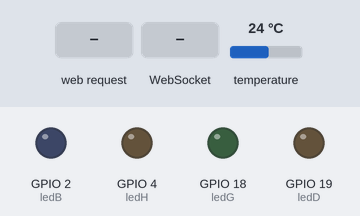
The program below on a simulated ESP32. Parts: output pins drawn as LEDs (lit = HIGH). The inputs (shaded band) are chosen by the test bench; at power-on: temperature 24 °C. WiFi joins after 1.5 s; servers stay silent unless stated; storage starts empty; what the program prints to the serial monitor is not drawn.

Above: at 2.7 s.
2.8 s: HTTP request GET /haut received
At 4.0 s:
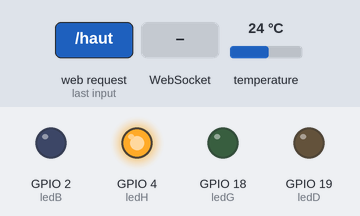
4.3 s: WebSocket text "ON" received
At 5.4 s:
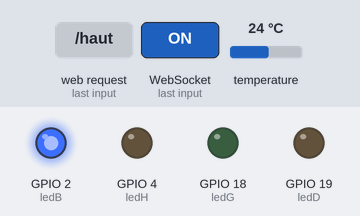
5.8 s: HTTP request GET /droite received
At 6.5 s:
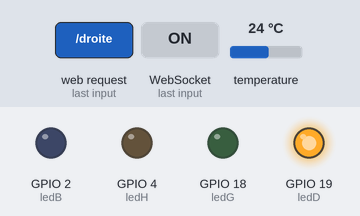
7.3 s: HTTP request GET /gauche received
At 7.7 s:
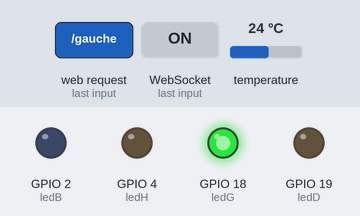
8.8 s: WebSocket text "OFF" received
At 10.0 s:
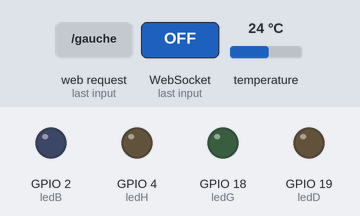
Timing chart, 0 to 11.3 s (numbered marks = the images above; inputs shaded):
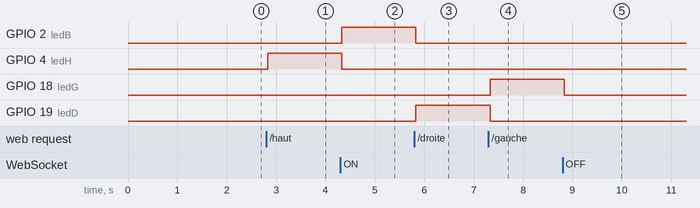

The program:

main.cpp
```cpp
#include <Arduino.h>
#include <ESPAsyncWebServer.h>
#include <SPIFFS.h>
#include <ArduinoJson.h>
#include <OneWire.h>
#include <DallasTemperature.h>

// Wi-Fi credentials
const char *ssid = "BTS_CIEL";
const char *password = "ERIR1234";

// LED GPIOs
const int ledH = 4;
const int ledB = 2;
const int ledG = 18;
const int ledD = 19;
String ledState;

// DS18B20 temperature sensor on GPIO 34
const int oneWireBus = 14;
OneWire oneWire(oneWireBus);
DallasTemperature sensors(&oneWire);

// Web server and WebSocket
AsyncWebServer server(80);
AsyncWebSocket ws("/ws");

// Variables for storing temperature data
String temperatureC;
String temperatureF;

// Function to notify all WebSocket clients with temperature data
void notifyClients(String data) {
    ws.textAll(data);
}

// Handle incoming WebSocket messages
void handleWebSocketMessage(void *arg, uint8_t *data, size_t len) {
    AwsFrameInfo *info = (AwsFrameInfo *)arg;
    if (info->final && info->index == 0 && info->len == len && info->opcode == WS_TEXT) {
        data[len] = 0;
        String message = (char *)data;

        if (message == "ON") {
            digitalWrite(ledB, HIGH);
            digitalWrite(ledH, LOW);
            digitalWrite(ledG, LOW);
            digitalWrite(ledD, LOW);
        } else if (message == "OFF") {
            digitalWrite(ledB, LOW);
            digitalWrite(ledH, LOW);
            digitalWrite(ledG, LOW);
            digitalWrite(ledD, LOW);
        }
    }
}

// WebSocket event handler
void onEvent(AsyncWebSocket *server, AsyncWebSocketClient *client, AwsEventType type, void *arg, uint8_t *data, size_t len) {
    switch (type) {
        case WS_EVT_CONNECT:
            Serial.printf("Client WebSocket #%u connected from: %s\n", client->id(), client->remoteIP().toString().c_str());
            break;
        case WS_EVT_DISCONNECT:
            Serial.printf("Client WebSocket #%u disconnected\n", client->id());
            break;
        case WS_EVT_DATA:
            handleWebSocketMessage(arg, data, len);
            break;
        default:
            break;
    }
}

void initWebSocket() {
    ws.onEvent(onEvent);
    server.addHandler(&ws);
}

void setup() {
    Serial.begin(115200);
    Serial2.begin(19200, SERIAL_8N1, 16, 17); // Liaison série avec l'Arduino (TX=16, RX=17)

    Serial.println("        &&--%&&----&&");
    Serial.println("        &&%&%&&&#&#%&");
    Serial.println("");
    Serial.println("   /((((((((((((((((((((((");
    Serial.println("   /((((((((((((((((((((((");
    Serial.println("   /((((((((((((((((((((((");
    Serial.println("   /(((((  SKYBOT  ((((((( ,@@@");
    Serial.println("  @%((((((((((((((((((((((/@@#/@");
    Serial.println(" @@(((((((((((((((((((((((#@@(/#");
    Serial.println("#@@/((((((((((((((((((((((%@@%//");
    Serial.println("/@#########################@@/(.");
    Serial.println("@###-----------------%#####@@/#/");
    Serial.println(" @@@@@@                    %@@(@");
    Serial.println("      -SKYBOT by CIEL-    ");
    Serial.println("");
    Serial.println("");
    Serial.println("Commandes disponibles :");
    Serial.println("z : Avancer");
    Serial.println("s : Reculer");
    Serial.println("q : Rotation Gauche");
    Serial.println("d : Rotation Droite");
    Serial.println("r : Augmentation Vitesse");
    Serial.println("f : Réduction Vitesse");
    Serial.println("x : Arrêt");

    // Initialize GPIOs for LEDs
    pinMode(ledH, OUTPUT);
    pinMode(ledB, OUTPUT);
    pinMode(ledG, OUTPUT);
    pinMode(ledD, OUTPUT);

    // Initialize temperature sensor
    sensors.begin();

    // Initialize SPIFFS
    if (!SPIFFS.begin()) {
        Serial.println("SPIFFS error...");
        return;
    }

    // Connect to Wi-Fi
    WiFi.begin(ssid, password);
    Serial.print("Connecting to Wi-Fi");
    while (WiFi.status() != WL_CONNECTED) {
        Serial.print(".");
        delay(100);
    }
    Serial.println("\nConnected!");
    Serial.print("IP Address: ");
    Serial.println(WiFi.localIP());

    // Initialize WebSocket
    initWebSocket();

    // Serve index.html and style.css from SPIFFS
    server.on("/", HTTP_GET, [](AsyncWebServerRequest *request) {
        request->send(SPIFFS, "/index.html", "text/html");
    });
    server.on("/style.css", HTTP_GET, [](AsyncWebServerRequest *request) {
        request->send(SPIFFS, "/style.css", "text/css");
    });

    // LED control routes
    server.on("/haut", HTTP_GET, [](AsyncWebServerRequest *request) {
        digitalWrite(ledH, HIGH);
        digitalWrite(ledB, LOW);
        digitalWrite(ledG, LOW);
        digitalWrite(ledD, LOW);
        Serial2.println("z");
        Serial.println("Avancer");
        request->send(SPIFFS, "/index.html", String(), false);
    });
    server.on("/bas", HTTP_GET, [](AsyncWebServerRequest *request) {
        digitalWrite(ledB, HIGH);
        digitalWrite(ledH, LOW);
        digitalWrite(ledG, LOW);
        digitalWrite(ledD, LOW);
        Serial2.println("s");
        Serial.println("Reculer");
        request->send(SPIFFS, "/index.html", String(), false);
    });
    server.on("/droite", HTTP_GET, [](AsyncWebServerRequest *request) {
        digitalWrite(ledD, HIGH);
        digitalWrite(ledH, LOW);
        digitalWrite(ledB, LOW);
        digitalWrite(ledG, LOW);
        Serial2.println("d");
        Serial.println("Droite");
        request->send(SPIFFS, "/index.html", String(), false);
    });
    server.on("/gauche", HTTP_GET, [](AsyncWebServerRequest *request) {
        digitalWrite(ledG, HIGH);
        digitalWrite(ledD, LOW);
        digitalWrite(ledH, LOW);
        digitalWrite(ledB, LOW);
        Serial2.println("q");
        Serial.println("Gauche");
        request->send(SPIFFS, "/index.html", String(), false);
    });
    server.on("/vmoins", HTTP_GET, [](AsyncWebServerRequest *request) {
        Serial2.println("f");
        digitalWrite(ledG, HIGH);
        digitalWrite(ledD, HIGH);
        digitalWrite(ledH, HIGH);
        digitalWrite(ledB, HIGH);
        delay(200);
        digitalWrite(ledG, LOW);
        digitalWrite(ledD, LOW);
        digitalWrite(ledH, LOW);
        digitalWrite(ledB, LOW);
        delay(200);
        digitalWrite(ledG, HIGH);
        digitalWrite(ledD, HIGH);
        digitalWrite(ledH, HIGH);
        digitalWrite(ledB, HIGH);
        delay(200);
        digitalWrite(ledG, LOW);
        digitalWrite(ledD, LOW);
        digitalWrite(ledH, LOW);
        digitalWrite(ledB, LOW);
        Serial.println("Vitesse moins");
        request->send(SPIFFS, "/index.html", String(), false);
    });
    server.on("/vplus", HTTP_GET, [](AsyncWebServerRequest *request) {
        Serial2.println("r");
        digitalWrite(ledG, HIGH);
        digitalWrite(ledD, HIGH);
        digitalWrite(ledH, HIGH);
        digitalWrite(ledB, HIGH);
        delay(100);
        digitalWrite(ledG, LOW);
        digitalWrite(ledD, LOW);
        digitalWrite(ledH, LOW);
        digitalWrite(ledB, LOW);
        delay(100);
        digitalWrite(ledG, HIGH);
        digitalWrite(ledD, HIGH);
        digitalWrite(ledH, HIGH);
        digitalWrite(ledB, HIGH);
        delay(100);
        digitalWrite(ledG, LOW);
        digitalWrite(ledD, LOW);
        digitalWrite(ledH, LOW);
        digitalWrite(ledB, LOW);
        Serial.println("Vitesse plus");
        request->send(SPIFFS, "/index.html", String(), false);
    });
    server.on("/stop", HTTP_GET, [](AsyncWebServerRequest *request) {
        Serial2.println("x");
        request->send(SPIFFS, "/index.html", String(), false);
    });

    // Start server
    server.begin();
}

void loop() {
    // Request temperature from DS18B20 sensor
    sensors.requestTemperatures();
    float tempC = sensors.getTempCByIndex(0);
    float tempF = sensors.getTempFByIndex(0);
    temperatureC = String(tempC) + " ºC";
    temperatureF = String(tempF) + " ºF";

    // Log temperature readings to Serial Monitor
    Serial.print("Temperature: ");
    Serial.print(temperatureC);
    Serial.print(" | ");
    Serial.println(temperatureF);

    // Notify WebSocket clients with temperature data
    notifyClients("Temperature: " + temperatureC + " | " + temperatureF);

    delay(500);  // Delay to control update frequency
}
```

Measured:
- after the input at 2.8 s, GPIO 4 (ledH): LOW → HIGH at once
- after the input at 4.3 s, GPIO 2 (ledB): LOW → HIGH at once; GPIO 4 (ledH): HIGH → LOW at once
- after the input at 5.8 s, GPIO 2 (ledB): HIGH → LOW at once; GPIO 19 (ledD): LOW → HIGH at once
- after the input at 7.3 s, GPIO 18 (ledG): LOW → HIGH at once; GPIO 19 (ledD): HIGH → LOW at once
- after the input at 8.8 s, GPIO 18 (ledG): HIGH → LOW at once
